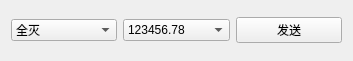
<?xml version="1.0" encoding="UTF-8"?>
<ui version="4.0">
 <class>ComPortTestWgt</class>
 <widget class="QWidget" name="ComPortTestWgt">
  <property name="geometry">
   <rect>
    <x>0</x>
    <y>0</y>
    <width>353</width>
    <height>61</height>
   </rect>
  </property>
  <property name="windowTitle">
   <string>ComPortTestWgt</string>
  </property>
  <layout class="QHBoxLayout" name="horizontalLayout">
   <item>
    <widget class="QComboBox" name="ledStatusCmBx">
     <item>
      <property name="text">
       <string>全灭</string>
      </property>
     </item>
     <item>
      <property name="text">
       <string>单价</string>
      </property>
     </item>
     <item>
      <property name="text">
       <string>总计</string>
      </property>
     </item>
     <item>
      <property name="text">
       <string>收款</string>
      </property>
     </item>
     <item>
      <property name="text">
       <string>找零</string>
      </property>
     </item>
     <item>
      <property name="text">
       <string>清屏</string>
      </property>
     </item>
     <item>
      <property name="text">
       <string>初始化</string>
      </property>
     </item>
    </widget>
   </item>
   <item>
    <widget class="QComboBox" name="comboBox">
     <item>
      <property name="text">
       <string>123456.78</string>
      </property>
     </item>
     <item>
      <property name="text">
       <string>12.54</string>
      </property>
     </item>
    </widget>
   </item>
   <item>
    <widget class="QPushButton" name="sendCommandBtn">
     <property name="text">
      <string>发送</string>
     </property>
    </widget>
   </item>
  </layout>
 </widget>
 <layoutdefault spacing="6" margin="11"/>
 <resources/>
 <connections/>
</ui>
